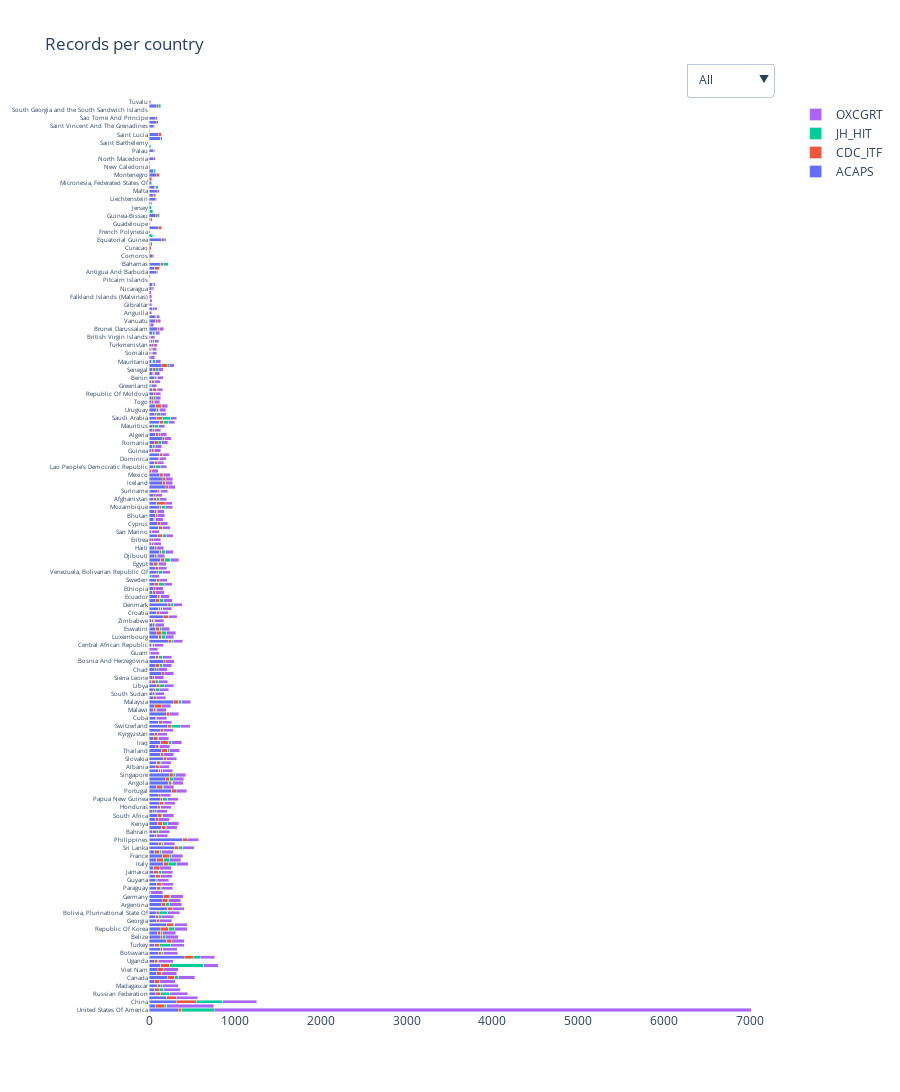

The notebook cell saved with this chart:
### Code cell
fig = go.Figure()

for column in m.columns.to_list():
    fig.add_trace(
        go.Bar(
            y = m.index,
            x = m[column],
            name = column,
            orientation='h'
        )
    )
    
fig.update_layout(
    height = 1800,
    barmode='stack',
    title = "Records per country",
    paper_bgcolor='rgba(0,0,0,0)',
    plot_bgcolor='rgba(0,0,0,0)',
    updatemenus=[
        dict(
            buttons=[dict(label = 'All',
                  method = 'update',
                  args = [{'visible': [True, True, True, True]},
                          {'title': 'All',
                           'showlegend':True}]),
             dict(label = 'ACAPS',
                  method = 'update',
                  args = [{'visible': [True, False, False, False]},
                          {'title': 'OXCGRT',
                          'showlegend':True}]),
            dict(label = 'CDC_ITF',
                method = 'update',
                args = [{'visible': [False, True, False, False]},
                        {'title': 'CDC_ITF',
                        'showlegend':True}]),
            dict(label = 'JH_HIT',
                method = 'update',
                args = [{'visible': [False, False, True, False]},
                        {'title': 'JH_HIT',
                        'showlegend':True}]),
            dict(label = 'OXCGRT',
                method = 'update',
                args = [{'visible': [False, False, False, True]},
                        {'title': 'OXCGRT',
                        'showlegend':True}])],
            direction="down",
            pad={"r": 10, "t": 10},
            showactive=True,
            x=1,
            xanchor="right",
            y=1.052,
            yanchor="top"
        ),
    ]
)

fig = fig.update_yaxes(tickfont=dict(size=6))
py.iplot(fig)

### Figure 1 — Plotly figure (JSON) as saved in the notebook; plotly's stock layout.template omitted (floating-point values rounded to 4 significant figures; data arrays with more than 128 entries replaced by an {"elided": "..."} marker saying what was removed)
{"data": [{"name": "ACAPS", "orientation": "h", "type": "bar", "x": {"elided": "225 int values"}, "y": {"elided": "225 str values"}}, {"name": "CDC_ITF", "orientation": "h", "type": "bar", "x": {"elided": "225 int values"}, "y": {"elided": "225 str values"}}, {"name": "JH_HIT", "orientation": "h", "type": "bar", "x": {"elided": "225 int values"}, "y": {"elided": "225 str values"}}, {"name": "OXCGRT", "orientation": "h", "type": "bar", "x": {"elided": "225 int values"}, "y": {"elided": "225 str values"}}], "layout": {"barmode": "stack", "height": 1800, "paper_bgcolor": "rgba(0,0,0,0)", "plot_bgcolor": "rgba(0,0,0,0)", "title": {"text": "Records per country"}, "updatemenus": [{"buttons": [{"args": [{"visible": [true, true, true, true]}, {"showlegend": true, "title": "All"}], "label": "All", "method": "update"}, {"args": [{"visible": [true, false, false, false]}, {"showlegend": true, "title": "OXCGRT"}], "label": "ACAPS", "method": "update"}, {"args": [{"visible": [false, true, false, false]}, {"showlegend": true, "title": "CDC_ITF"}], "label": "CDC_ITF", "method": "update"}, {"args": [{"visible": [false, false, true, false]}, {"showlegend": true, "title": "JH_HIT"}], "label": "JH_HIT", "method": "update"}, {"args": [{"visible": [false, false, false, true]}, {"showlegend": true, "title": "OXCGRT"}], "label": "OXCGRT", "method": "update"}], "direction": "down", "pad": {"r": 10, "t": 10}, "showactive": true, "x": 1, "xanchor": "right", "y": 1.052, "yanchor": "top"}], "yaxis": {"tickfont": {"size": 6}}}}
